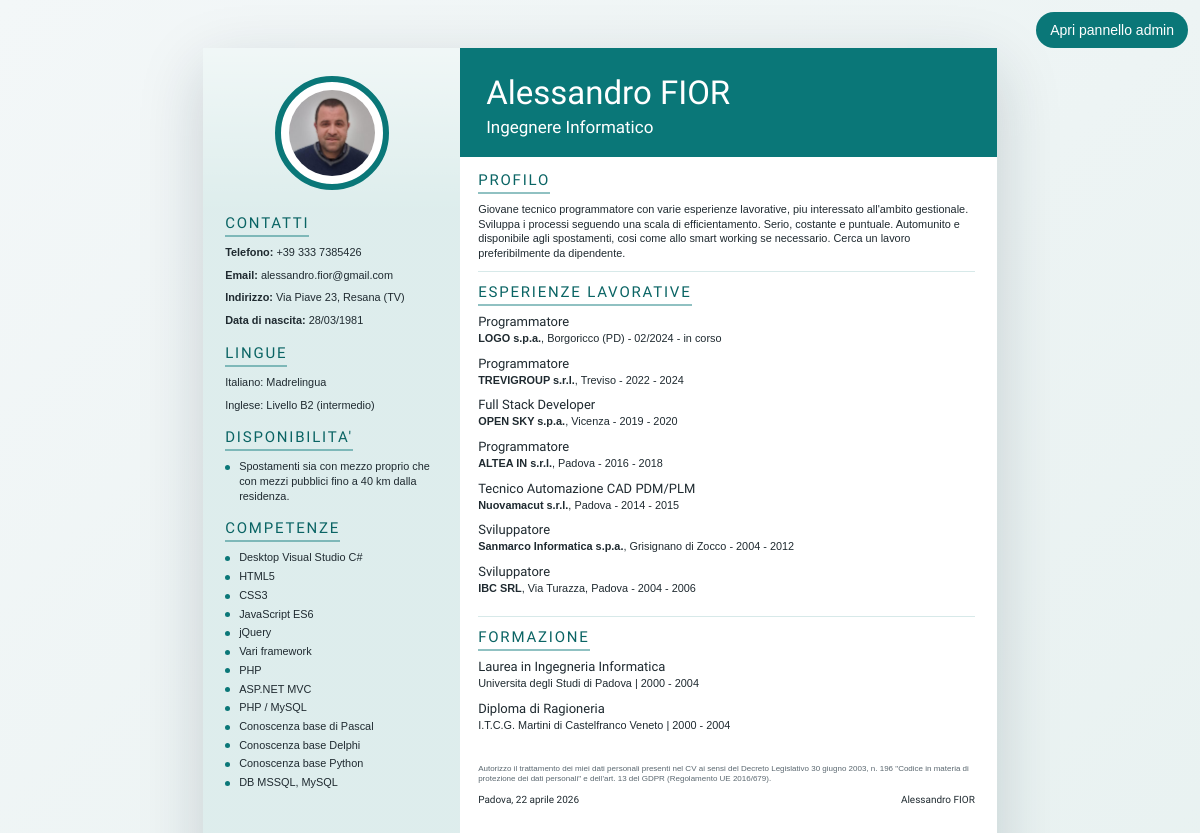
Before: / with the older database file.
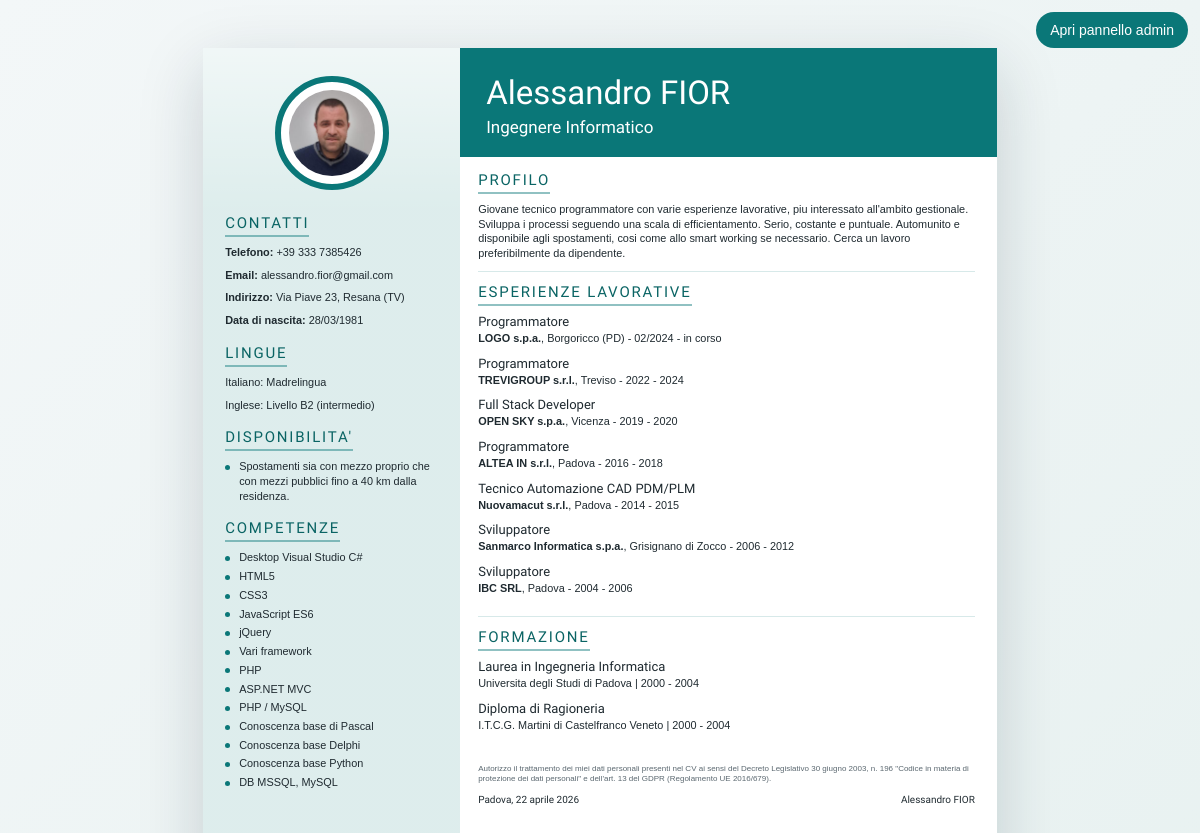
After: the same page with the newer database file.
### tables this page shows
CREATE TABLE profile (
    id INTEGER PRIMARY KEY,
    full_name TEXT NOT NULL,
    headline TEXT NOT NULL,
    summary TEXT NOT NULL,
    signature_city TEXT NOT NULL,
    signature_date TEXT NOT NULL,
    photo_path TEXT NOT NULL
);

CREATE TABLE contacts (
    id INTEGER PRIMARY KEY,
    label TEXT NOT NULL,
    value TEXT NOT NULL,
    sort_order INTEGER NOT NULL DEFAULT 0
);

CREATE TABLE languages (
    id INTEGER PRIMARY KEY,
    name TEXT NOT NULL,
    level TEXT NOT NULL,
    sort_order INTEGER NOT NULL DEFAULT 0
);

CREATE TABLE availability (
    id INTEGER PRIMARY KEY,
    description TEXT NOT NULL,
    sort_order INTEGER NOT NULL DEFAULT 0
);

CREATE TABLE skills (
    id INTEGER PRIMARY KEY,
    name TEXT NOT NULL,
    sort_order INTEGER NOT NULL DEFAULT 0
);

CREATE TABLE experiences (
    id INTEGER PRIMARY KEY,
    role TEXT NOT NULL,
    company_id INTEGER NOT NULL,
    start_label TEXT NOT NULL,
    end_label TEXT NOT NULL,
    is_current INTEGER NOT NULL DEFAULT 0,
    sort_order INTEGER NOT NULL DEFAULT 0,
    FOREIGN KEY (company_id) REFERENCES companies(id) ON DELETE CASCADE
);

CREATE TABLE companies (
    id INTEGER PRIMARY KEY,
    name TEXT NOT NULL,
    location TEXT NOT NULL,
    sort_order INTEGER NOT NULL DEFAULT 0
);

CREATE TABLE education (
    id INTEGER PRIMARY KEY,
    title TEXT NOT NULL,
    institution TEXT NOT NULL,
    year_label TEXT NOT NULL,
    sort_order INTEGER NOT NULL DEFAULT 0
);

### bootstrap.php (called while the page is built, shortened)
<?php
function db(): PDO
{
    static $pdo = null;
    if ($pdo instanceof PDO) {
        return $pdo;
    }
    $pdo = new PDO('sqlite:' . __DIR__ . '/data/cv.sqlite');
    $pdo->setAttribute(PDO::ATTR_ERRMODE, PDO::ERRMODE_EXCEPTION);
    $pdo->setAttribute(PDO::ATTR_DEFAULT_FETCH_MODE, PDO::FETCH_ASSOC);
    $pdo->exec('PRAGMA foreign_keys = ON');
    return $pdo;
}
function fetchOne(string $sql, array $params = []): array
{
    $stmt = db()->prepare($sql);
    $stmt->execute($params);
    return $stmt->fetch() ?: [];
}
function fetchAllRows(string $sql, array $params = []): array
{
    $stmt = db()->prepare($sql);
    $stmt->execute($params);
    return $stmt->fetchAll();
}

### index.php (the view, shortened to what this page needs)
<?php
require __DIR__ . '/bootstrap.php';
$profile = fetchOne('SELECT * FROM profile WHERE id = 1');
$contacts = fetchAllRows('SELECT * FROM contacts ORDER BY sort_order, id');
$languages = fetchAllRows('SELECT * FROM languages ORDER BY sort_order, id');
$availability = fetchAllRows('SELECT * FROM availability ORDER BY sort_order, id');
$skills = fetchAllRows('SELECT * FROM skills ORDER BY sort_order, id');
$experiences = fetchAllRows(
    'SELECT e.*, c.name AS company_name, c.location
     FROM experiences e
     INNER JOIN companies c ON c.id = e.company_id
     ORDER BY e.sort_order, e.id'
);
$education = fetchAllRows('SELECT * FROM education ORDER BY sort_order, id');
?>
<!DOCTYPE html>
<html lang="it">
<head>
  <link rel="stylesheet" href="styles.css">
</head>
<body>
  <a class="admin-link" href="admin.php">Apri pannello admin</a>
  <main class="page">
    <aside class="sidebar">
      <div class="photo-lockup">
        <div class="photo-ring">
          <img class="profile-photo" src="<?= htmlspecialchars($profile['photo_path'] ?? 'assets/profile-from-pdf.jpg') ?>" alt="Foto profilo">
        </div>
      </div>
      <section class="side-section">
        <h2 class="section-title">Contatti</h2>
        <ul class="contact-list">
          <?php foreach ($contacts as $contact): ?>
            <li><span class="label"><?= htmlspecialchars($contact['label']) ?>:</span> <?= htmlspecialchars($contact['value']) ?></li>
          <?php endforeach; ?>
        </ul>
      </section>
      <section class="side-section">
        <h2 class="section-title">Lingue</h2>
        <ul class="simple-list">
          <?php foreach ($languages as $language): ?>
            <li><?= htmlspecialchars($language['name']) ?>: <?= htmlspecialchars($language['level']) ?></li>
          <?php endforeach; ?>
        </ul>
      </section>
      <section class="side-section">
        <h2 class="section-title">Disponibilita'</h2>
        <ul class="bullet-list">
          <?php foreach ($availability as $item): ?>
            <li><?= htmlspecialchars($item['description']) ?></li>
          <?php endforeach; ?>
        </ul>
      </section>
      <section class="side-section">
        <h2 class="section-title">Competenze</h2>
        <ul class="bullet-list compact">
          <?php foreach ($skills as $skill): ?>
            <li><?= htmlspecialchars($skill['name']) ?></li>
          <?php endforeach; ?>
        </ul>
      </section>
    </aside>
    <section class="content">
      <header class="hero">
        <div class="hero-text">
          <h1><?= htmlspecialchars($profile['full_name'] ?? '') ?></h1>
          <p class="role"><?= htmlspecialchars($profile['headline'] ?? '') ?></p>
        </div>
      </header>
      <section class="content-section profile-section">
        <h2 class="section-title">Profilo</h2>
        <p><?= htmlspecialchars($profile['summary'] ?? '') ?></p>
      </section>
      <section class="content-section">
        <h2 class="section-title">Esperienze Lavorative</h2>
        <?php foreach ($experiences as $experience): ?>
          <article class="experience-item">
            <h3><?= htmlspecialchars($experience['role']) ?></h3>
            <p class="experience-meta">
              <strong><?= htmlspecialchars($experience['company_name']) ?></strong>,
              <?= htmlspecialchars($experience['location']) ?>
              - <span class="date-range"><?= htmlspecialchars($experience['start_label']) ?> - <?= htmlspecialchars($experience['end_label']) ?></span>
            </p>
          </article>
        <?php endforeach; ?>
      </section>
      <section class="content-section education-section">
        <h2 class="section-title">Formazione</h2>
        <?php foreach ($education as $item): ?>
          <article class="education-item">
            <h3><?= htmlspecialchars($item['title']) ?></h3>
            <p><?= htmlspecialchars($item['institution']) ?> | <?= htmlspecialchars($item['year_label']) ?></p>
          </article>
        <?php endforeach; ?>
      </section>
      <footer class="footer">
        <p>
          Autorizzo il trattamento dei miei dati personali presenti nel CV ai sensi del
          Decreto Legislativo 30 giugno 2003, n. 196 "Codice in materia di protezione dei dati
          personali" e dell'art. 13 del GDPR (Regolamento UE 2016/679).
        </p>
        <div class="signature-row">
          <span><?= htmlspecialchars(($profile['signature_city'] ?? '') . ', ' . ($profile['signature_date'] ?? '')) ?></span>
          <span><?= htmlspecialchars($profile['full_name'] ?? '') ?></span>
        </div>
      </footer>
    </section>
  </main>
</body>
</html>

### styles.css (style rules this page uses)
:root { --page-width: 210mm; --page-height: 297mm; --sidebar-width: 68mm; --accent: #0a7778; --accent-dark: #0a6464; --sidebar-bg: #d9ebea; --text: #1f2a30; --muted: #5b6870; --paper: #ffffff; --line: rgba(10, 119, 120, 0.16); --shadow: 0 20px 60px rgba(15, 39, 53, 0.18); }
* { box-sizing: border-box; }
html, body { margin: 0; padding: 0; font-family: Arial, Helvetica, sans-serif; color: var(--text); }
body { background: linear-gradient(135deg, #f3f7f8 0%, #e7f1f0 100%); }
.admin-link { position: fixed; top: 12px; right: 12px; z-index: 5; padding: 10px 14px; border-radius: 999px; background: var(--accent); color: #fff; text-decoration: none; font-size: 14px; }
.page { display: grid; grid-template-columns: var(--sidebar-width) 1fr; width: var(--page-width); min-height: var(--page-height); margin: 48px auto 24px; background: var(--paper); box-shadow: var(--shadow); overflow: hidden; }
.sidebar { background: linear-gradient(180deg, rgba(255, 255, 255, 0.62) 0, rgba(255, 255, 255, 0.12) 160px), var(--sidebar-bg); padding: 28px 22px 20px; }
.content { padding: 0 22px 16px 18px; }
.hero { margin: 0 -22px 14px -18px; padding: 28px 28px 20px 26px; background: var(--accent); color: #fff; }
.hero h1 { margin: 0; font-family: "Heebo", Arial, sans-serif; font-size: 33px; line-height: 1; font-weight: 300; }
.role { margin: 8px 0 0; font-family: "Heebo", Arial, sans-serif; font-size: 17px; font-weight: 300; }
.photo-lockup { display: flex; justify-content: center; margin-bottom: 24px; }
.photo-ring { width: 114px; height: 114px; border: 6px solid var(--accent); border-radius: 50%; padding: 8px; background: #fff; }
.profile-photo { display: block; width: 100%; height: 100%; border-radius: 50%; object-fit: cover; }
.section-title { display: inline-block; margin: 0 0 8px; padding-bottom: 3px; color: var(--accent-dark); font-family: "Heebo", Arial, sans-serif; font-size: 15px; font-weight: 500; letter-spacing: 0.12em; text-transform: uppercase; border-bottom: 2px solid rgba(10, 119, 120, 0.45); }
.side-section { margin-bottom: 16px; }
.content-section { margin-bottom: 11px; padding-bottom: 10px; border-bottom: 1px solid var(--line); }
.content-section:last-of-type { border-bottom: 0; }
.contact-list, .simple-list, .bullet-list { margin: 0; padding: 0; list-style: none; font-size: 10.9px; line-height: 1.35; }
.contact-list li, .simple-list li { margin-bottom: 8px; }
.contact-list .label { font-weight: 700; }
.bullet-list li { position: relative; margin-bottom: 6px; padding-left: 14px; }
.bullet-list li::before { content: ""; position: absolute; top: 0.52em; left: 0; width: 5px; height: 5px; border-radius: 50%; background: var(--accent); }
.bullet-list.compact li { margin-bottom: 4px; }
.profile-section p, .experience-meta, .education-item p { margin: 0; font-size: 10.9px; line-height: 1.35; }
.experience-item, .education-item { margin-bottom: 10px; }
.experience-item h3, .education-item h3 { margin: 0 0 2px; font-family: "Heebo", Arial, sans-serif; font-size: 13px; font-weight: 500; }
.date-range { white-space: normal; }
.footer { margin-top: 12px; }
.footer p { margin: 0; color: var(--muted); font-size: 8px; line-height: 1.25; }
.signature-row { display: flex; justify-content: space-between; margin-top: 10px; font-family: "Heebo", Arial, sans-serif; font-size: 10px; font-weight: 500; }

Changed rows visible on the page:
changed experiences "Sanmarco Informatica s.p.a.": start_label "2004" → "2006"
changed through a linked row, experiences "IBC SRL": company.location "Via Turazza, Padova" → "Padova"
